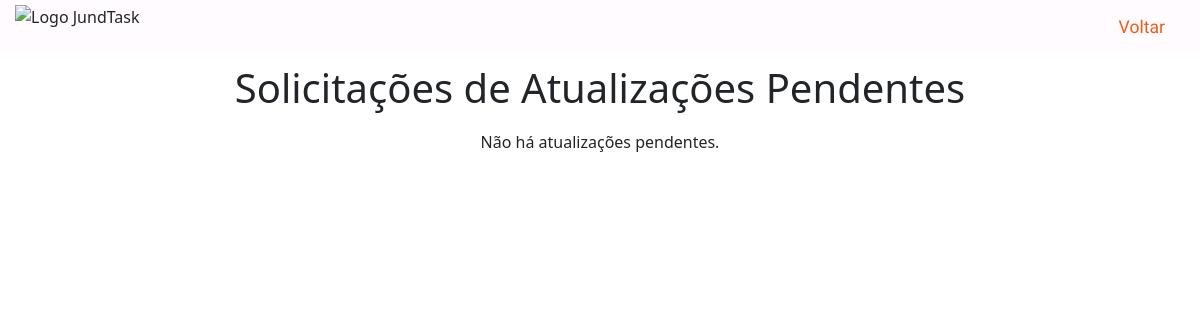
/html/admin/Solicitacoes.php, run on an earlier commit of the app's database.
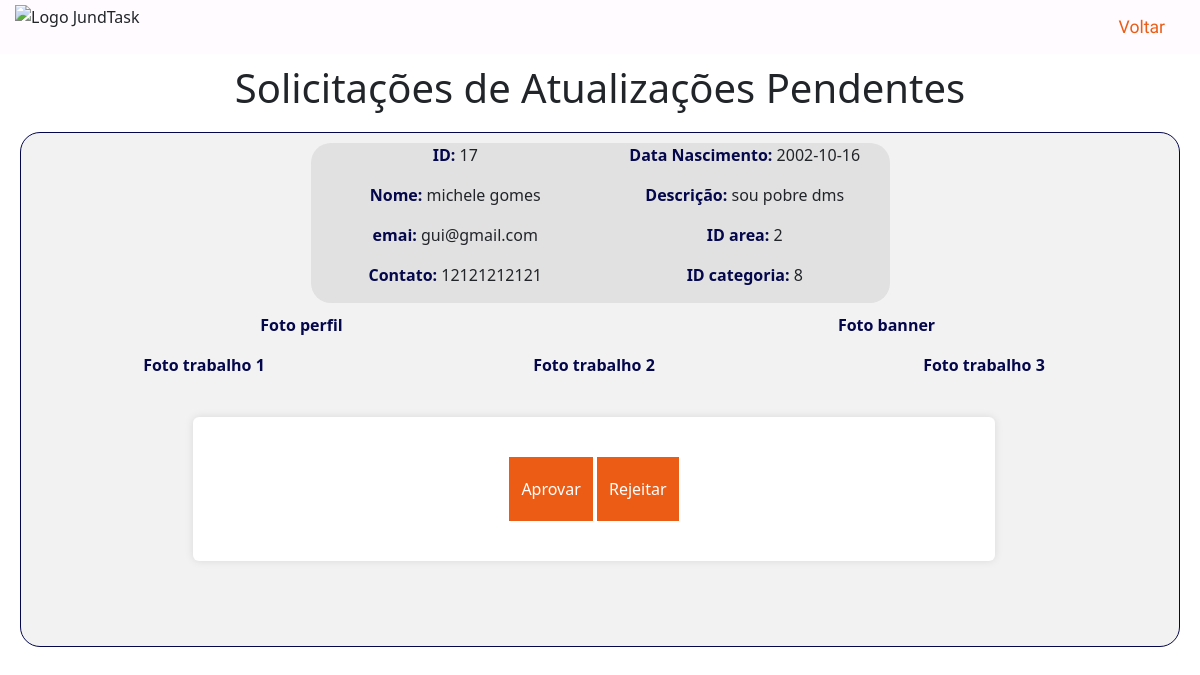
And on a later commit of the database.
### tables this page shows
CREATE TABLE `atualizacoes_pendentes` (
  `id_atualizacoes_pendentes` int(11) NOT NULL,
  `id_trabalhador` int(11) DEFAULT NULL,
  `nome` varchar(255) DEFAULT NULL,
  `email` varchar(255) DEFAULT NULL,
  `senha` varchar(255) DEFAULT NULL,
  `contato` varchar(50) DEFAULT NULL,
  `data_nasc` date DEFAULT NULL,
  `descricao` text DEFAULT NULL,
  `id_area` int(11) DEFAULT NULL,
  `id_categoria` int(11) DEFAULT NULL,
  `foto_perfil` text DEFAULT NULL,
  `foto_trabalho1` text DEFAULT NULL,
  `foto_trabalho2` text DEFAULT NULL,
  `foto_trabalho3` text DEFAULT NULL,
  `foto_banner` text DEFAULT NULL,
  `aprovado` tinyint(1) DEFAULT 0
);

### html/admin/Solicitacoes.php (the view, shortened to what this page needs)
<?php
include_once('../../backend/Conexao.php');
$sql = "SELECT * FROM atualizacoes_pendentes WHERE aprovado = 0";
$result = $conn->query($sql);
?>
<!DOCTYPE html>
<html lang="pt-BR">
<head>
    <link rel="stylesheet" href="../../css/styleSolicitacoes.css">
    <link rel="stylesheet" href="../../bootstrap-5.3.3-dist/css/bootstrap.min.css">
</head>
<body>
<header>
    <nav class="BarraNav">
        <img src="../../img/LogoJundtaskCompleta.png" alt="Logo JundTask">
        <div class="perfil">
            <a href="./homeAdm.php">
                Voltar
            </a>
        </div>
    </nav>
</header>
<body>
<h1>Solicitações de Atualizações Pendentes</h1>
<?php if ($result->num_rows > 0): ?>
        <?php while ($row = $result->fetch_assoc()): ?>
            <div class="BlocoAtualizacao "style="margin:10px 20px 10px 20px;">
                <div class="row txtAtualizacao" style="margin:10px auto 10px auto;">
                    <div class="col ">
                    <p><span>ID:</span> <?= $row['id_trabalhador'] ?></p>
                    <p><span>Nome:</span> <?= $row['nome'] ?></p>
                    <p><span>emai:</span> <?= $row['email'] ?></p>
                    <p><span>Contato:</span> <?= $row['contato'] ?></p>
                    </div>
                    <div class="col">
                        <p><span>Data Nascimento:</span> <?= $row['data_nasc'] ?></p>
                        <p><span>Descrição:</span> <?= $row['descricao'] ?></p>
                        <p><span>ID area:</span> <?= $row['id_area'] ?></p>
                        <p><span>ID categoria:</span> <?= $row['id_categoria'] ?></p>
                    </div>
                </div>
                <div class="row me-0 txtIMG">
                    <div class="col d-flex justify-content-center ">
                        <div class="teste">
                            <p>Foto perfil</p>
                        </div>
                    </div>
                    <div class="col d-flex justify-content-center">
                        <div class="teste">
                            <p>Foto banner</p>
                        </div>
                    </div>
                </div>
                <div class="row testeBloco me-0 txtIMG">
                    <div class="col d-flex justify-content-center">
                        <div class="teste">
                            <p>Foto trabalho 1</p>
                        </div>
                    </div>
                    <div class="col">
                        <div class="teste">
                            <p>Foto trabalho 2</p>
                        </div>
                    </div>
                    <div class="col">
                        <div class="teste">
                            <p>Foto trabalho 3</p>
                        </div>
                    </div>
                </div>
                <div class="row me-0 mt-4">
                    <div class="col ">
                        <form action="../../backend/aprovar_rejeitar.php" method="POST">
                            <button type="submit" name="acao" value="aprovar">Aprovar</button>
                            <button type="submit" name="acao" value="rejeitar">Rejeitar</button>
                        </form>
                    </div>
                </div>
            </div>
        <?php endwhile; ?>
<?php else: ?>
    <div class="txtNaoEncontrado">
        <p>Não há atualizações pendentes.</p>
    </div>
<?php endif; ?>
</body>
</html>

What changed in the data, as far as the page shows it:
added atualizacoes_pendentes: id_trabalhador "17", nome "michele gomes", email "gui@gmail.com", contato "12121212121", data_nasc "2002-10-16", descricao "sou pobre dms", id_area "2", id_categoria "8"
Also different on the page:
text no longer shown: "Não há atualizações pendentes."
